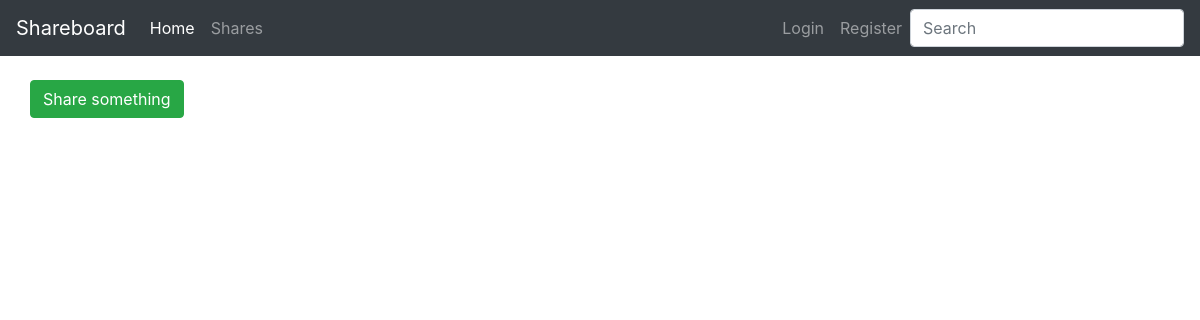
The page /shares on the database as committed earlier.
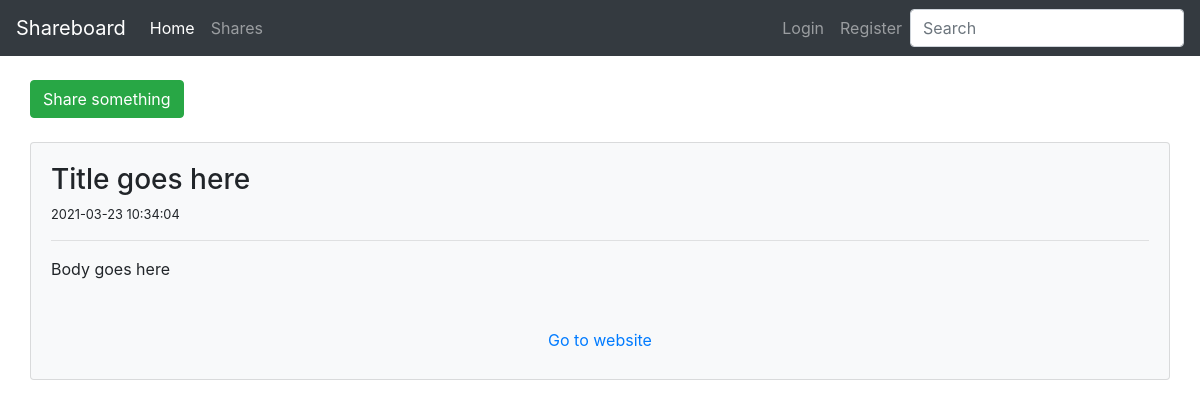
The same page on the database as committed later.
### tables this page shows
CREATE TABLE `shares` (
  `id` int(11) NOT NULL,
  `user_id` int(11) NOT NULL,
  `title` varchar(128) NOT NULL,
  `body` text NOT NULL,
  `link` varchar(128) NOT NULL,
  `create_date` datetime NOT NULL DEFAULT current_timestamp()
);

### classes/Bootstrap.php (called while the page is built)
<?php
class Bootstrap {
  private $controller;
  private $action;
  private $request;
  public function __construct($request) {
    $this->request = $request;
    if ($this->request['controller'] == "") {
      $this->controller = "home";
    } else {
      $this->controller = $this->request['controller'];
    }
    if ($this->request['action'] == "") {
      $this->action = "index";
    } else {
      $this->action = $this->request['action'];
    }
  }
  public function createController() {
    if (class_exists($this->controller)) {
      $parents = class_parents($this->controller);
      if (in_array("Controller", $parents)) {
        if (method_exists($this->controller, $this->action)) {
          return new $this->controller($this->action, $this->request);
        } else {
          echo '<h1>Method does not exist</h1>';
          return;
        }
      } else {
        echo '<h1>Base controller not found</h1>';
        return;
      }
    } else {
      echo '<h1>Controller class does not exist</h1>';
      return;
    }
  }
}

### controllers/shares.php (called while the page is built, shortened)
<?php
class Shares extends Controller {
  protected function index() {
    $viewmodel = new ShareModel();
    $this->ReturnView($viewmodel->Index(), true);
  }
}

### classes/Model.php (called while the page is built, shortened)
<?php
abstract class Model {
  protected $dbh;
  protected $stmt;
  function __construct() {
    $this->dbh = new PDO("mysql:host=" . DB_HOST . ";dbname=" . DB_NAME, DB_USER, DB_PASS);
  }
  public function query($query) {
    $this->stmt = $this->dbh->prepare($query);
  }
  public function execute() {
    $this->stmt->execute();
  }
  public function resultSet() {
    $this->execute();
    return $this->stmt->fetchAll(PDO::FETCH_ASSOC);
  }
}

### models/share.php (called while the page is built, shortened)
<?php
class ShareModel extends Model {
  public function Index() {
    $this->query("SELECT * FROM shares");
    $rows = $this->resultSet();
    return $rows;
  }
}

### views/shares/index.php (the view)
<div class="w-100">
  <a href="<?php echo ROOT_PATH;?>shares/add" class="btn btn-success">Share something</a>
  <?php foreach ($viewmodel as $item) : ?>
    <div class="card card-body bg-light mt-4 w-100">
      <h3><?php echo $item['title'];?></h3>
      <small><?php echo $item['create_date'];?></small>
      <hr />
      <p><?php echo $item['body'];?></p>
      <br />
      <a href="<?php echo $item['link'];?>" class="btn btn-default" target="_blank">Go to website</a>
    </div>
  <?php endforeach; ?>
</div>

### index.php (shortened to what this page needs)
<?php
require 'classes/Bootstrap.php';
require 'classes/Controller.php';
require 'classes/Model.php';
require 'controllers/shares.php';
require 'models/share.php';
$bootstrap = new Bootstrap($_GET);
$controller = $bootstrap->createController();
if ($controller) {
  $controller->executeAction();
}

### classes/Controller.php (shortened to what this page needs)
<?php
abstract class Controller {
  protected $action;
  function __construct($action, $request) {
    $this->action = $action;
  }
  public function executeAction() {
    return $this->{$this->action}();
  }
  protected function returnView($viewmodel, $fullview) {
    $view = 'views/' . get_class($this) . '/' . $this->action . '.php';
    if ($fullview) {
      require 'views/main.php';
    } else {
      require $view;
    }
  }
}

### views/main.php (shortened to what this page needs)
<!DOCTYPE html>
<html lang="en" dir="ltr">
  <head>
    <link rel="stylesheet" href="<?php echo ROOT_URL;?>assets/css/bootstrap.css">
    <link rel="stylesheet" href="<?php echo ROOT_URL;?>assets/css/style.css">
  </head>
    <body>
      <nav class="navbar navbar-expand navbar-dark bg-dark">
      <a class="navbar-brand" href="#">Shareboard</a>
      <div class="collapse navbar-collapse" id="navbarsExample02">
        <ul class="navbar-nav mr-auto">
          <li class="nav-item active">
            <a class="nav-link" href="<?php echo ROOT_URL;?>">Home</a>
          </li>
          <li class="nav-item">
            <a class="nav-link" href="<?php echo ROOT_URL;?>shares">Shares</a>
          </li>
        </ul>
        <ul class="navbar-nav my-2 my-md-0">
          <li class="nav-item">
            <a class="nav-link" href="<?php echo ROOT_URL;?>">Login</a>
          </li>
          <li class="nav-item">
            <a class="nav-link" href="<?php echo ROOT_URL;?>shares">Register</a>
          </li>
        </ul>
        <form class="form-inline my-2 my-md-0">
          <input class="form-control" type="text" placeholder="Search">
        </form>
      </div>
    </nav>
    <div class="container">
      <div class="row mt-4">
        <?php require $view;?>
      </div>
    </div>
  </body>
</html>

### assets/css/style.css (style rules this page uses)
.w-100 { width: 100%; }

Rows that differ between the two databases and show on the page:
added shares: title "Title goes here", create_date "2021-03-23 10:34:04", body "Body goes here"
